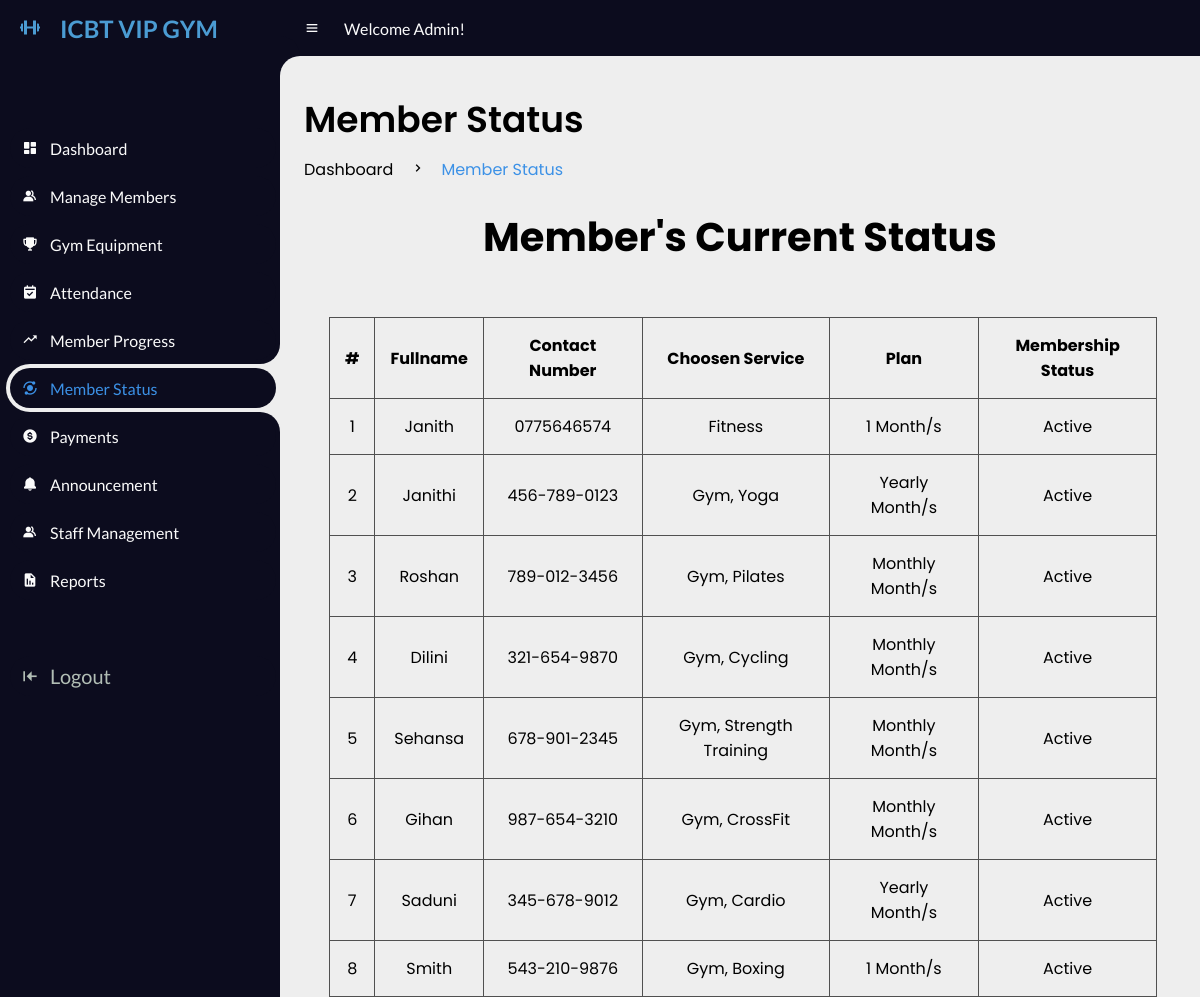
The page /1Admin/statusmb.php (signed in) on the database its author committed.
### tables this page shows
CREATE TABLE `members` (
  `user_id` int(11) NOT NULL,
  `fullname` varchar(20) NOT NULL,
  `email` varchar(20) NOT NULL,
  `password` varchar(100) NOT NULL,
  `gender` varchar(20) NOT NULL,
  `dor` date NOT NULL,
  `services` varchar(50) NOT NULL,
  `amount` int(100) NOT NULL,
  `paid_date` date NOT NULL,
  `p_year` int(11) NOT NULL,
  `plan` varchar(100) NOT NULL,
  `address` varchar(20) NOT NULL,
  `contact` varchar(100) NOT NULL,
  `status` varchar(20) NOT NULL DEFAULT 'Active',
  `attendance_count` int(100) NOT NULL,
  `ini_weight` int(100) NOT NULL DEFAULT 0,
  `curr_weight` int(100) NOT NULL DEFAULT 0,
  `ini_bodytype` varchar(50) NOT NULL,
  `curr_bodytype` varchar(50) NOT NULL,
  `progress_date` date NOT NULL,
  `reminder` int(11) NOT NULL DEFAULT 0
);

### 1Admin/statusmb.php (the view, shortened to what this page needs)
<!DOCTYPE html>
<html lang="en">
<head>
    <link href='https://unpkg.com/boxicons@2.0.9/css/boxicons.min.css' rel='stylesheet'>
    <link rel="stylesheet" href="css/style.css">
</head>
<body>
    <section id="sidebar">
        <a href="#" class="brand">
        <i class='bx bx-dumbbell bx-tada' ></i>
            <span class="text">ICBT VIP GYM</span>
        </a>
        <ul class="side-menu top">
            <li>
                <a href="index.php">
                    <i class='bx bxs-dashboard'></i>
                    <span class="text">Dashboard</span>
                </a>
            </li>
            <li>
                <a href="managemb.php">
                    <i class='bx bxs-group'></i>
                    <span class="text">Manage Members</span>
                </a>
            </li>
            <li>
                <a href="managegym.php">
                    <i class='bx bxs-trophy'></i>
                    <span class="text">Gym Equipment</span>
                </a>
            </li>
            <li>
                <a href="attendance.php">
                    <i class='bx bxs-calendar-check'></i>
                    <span class="text">Attendance</span>
                </a>
            </li>
            <li>
                <a href="progressmb.php">
                    <i class='bx bx-trending-up'></i>
                    <span class="text">Member Progress</span>
                </a>
            </li>
            <li class="active">
                <a href="statusmb.php">
                    <i class='bx bxs-analyse'></i>
                    <span class="text">Member Status</span>
                </a>
            </li>
            <li>
                <a href="paymentmb.php">
                    <i class='bx bxs-dollar-circle'></i>
                    <span class="text">Payments</span>
                </a>
            </li>
            <li>
                <a href="announcement.php">
                    <i class='bx bxs-bell'></i>
                    <span class="text">Announcement</span>
                </a>
            </li>
            <li>
                <a href="managestaff.php">
                    <i class='bx bxs-group'></i>
                    <span class="text">Staff Management</span>
                </a>
            </li>
            <li>
                <a href="report.php">
                    <i class='bx bxs-report'></i>
                    <span class="text">Reports</span>
                </a>
            </li>
        </ul>
        <ul class="side-menu">
            <li>
                <a href="../logout.php" class="logout">
                    <i class='bx bxs-arrow-to-left'></i>
                    <span class="text">Logout</span>
                </a>
            </li>
        </ul>
    </section>
    <section id="content">
        <nav>
            <i class='bx bx-menu'></i>
            <a class="nav-link">Welcome Admin!</a>
        </nav>
        <main>
            <div class="head-title">
                <div class="left">
                    <h1>Member Status</h1>
                    <ul class="breadcrumb">
                        <li>
                            <a href="#">Dashboard</a>
                        </li>
                        <li><i class='bx bx-chevron-right'></i></li>
                        <li>
                            <a class="active" href="statusmb.php">Member Status</a>
                        </li>
                    </ul>
                </div>
            </div>
            <div id="content2">
                <div id="content-header">
                    <br>
                    <h1 class="text-center" style="text-align:center; font-size: 40px;">Member's Current Status <i class="fas fa-eye"></i></h1>
                </div>
                <div class="container-fluid">
                    <div class="row-fluid">
                        <div class="span12">
                            <div class='widget-box'>
                                <div class='widget-title'> <span class='icon'> <i class='fas fa-th'></i> </span>
                                    <br>
                                </div>
                                <div class='widget-content nopadding'>
                                    <?php
                                    include "dbcon.php";
                                    $qry = "SELECT * FROM members";
                                    $cnt = 1;
                                    $result = mysqli_query($conn, $qry);
                                    echo "<table class='table table-bordered table-hover data-table'>
              <thead>
                <tr>
                  <th>#</th>
                  <th>Fullname</th>
                  <th>Contact Number</th>
                  <th>Choosen Service</th>
                  <th>Plan</th>
                  <th>Membership Status</th>
                </tr>
              </thead>";
                                    while ($row = mysqli_fetch_array($result)) { ?>
                                        <tbody>
                                            <td>
                                                <div class='text-center'><?php echo $cnt; ?></div>
                                            </td>
                                            <td>
                                                <div class='text-center'><?php echo $row['fullname']; ?></div>
                                            </td>
                                            <td>
                                                <div class='text-center'><?php echo $row['contact']; ?></div>
                                            </td>
                                            <td>
                                                <div class='text-center'><?php echo $row['services']; ?></div>
                                            </td>
                                            <td>
                                                <div class='text-center'><?php echo $row['plan']; ?> Month/s</div>
                                            </td>
                                            <td>
                                                <div class='text-center'><?php if ($row['status'] == 'Active') {
                                                                                echo '<i class="fas fa-circle" style="color:green;"></i> Active';
                                                                            } else if ($row['status'] == 'Expired') {
                                                                                echo '<i class="fas fa-circle" style="color:red;"></i> Expired';
                                                                            } else {
                                                                                echo '<i class="fas fa-circle" style="color:orange;"></i> Pending Reg';
                                                                            } ?></div>
                                            </td>
                                        </tbody>
                                    <?php
                                        $cnt++;
                                    }
                                    ?>
                                    </table>
                                </div>
                            </div>
                        </div>
                    </div>
                </div>
            </div>
        </main>
    </section>
</body>
</html>

### 1Admin/css/style.css (style rules this page uses)
* { margin: 0; padding: 0; box-sizing: border-box; }
a { text-decoration: none; }
li { list-style: none; }
:root { --poppins: 'Poppins', sans-serif; --lato: 'Lato', sans-serif; --light: #0C0C1E; --blue: #3C91E6; --light-blue: #CFE8FF; --grey: #060714; --dark-grey: #AAAAAA; --dark: #FBFBFB; --red: #DB504A; --yellow: #FFCE26; --gold: #FFC72C; --light-yellow: #FFF2C6; --orange: #FD7238; --light-orange: #FFE0D3; --light-green: hsl(160, 67%, 74%); --ice-blue: #4B9CD3; --Ash-Gray: #B2BEB5; }
html { overflow-x: visible; }
body { background: #eee; overflow-x: hidden; }
#sidebar { position: fixed; top: 0; left: 0; width: 280px; height: 100%; background: var(--light); z-index: 2000; font-family: var(--lato); transition: .3s ease; overflow-x: hidden; scrollbar-width: none; }
#sidebar .brand { font-size: 24px; font-weight: 700; height: 56px; display: flex; align-items: center; color: var(--ice-blue); position: sticky; top: 0; left: 0; background: var(--light); z-index: 500; padding-bottom: 20px; box-sizing: content-box; }
#sidebar .brand .bx { min-width: 60px; display: flex; justify-content: center; }
#sidebar .side-menu { width: 100%; margin-top: 48px; }
#sidebar .side-menu li { height: 48px; background: transparent; margin-left: 6px; border-radius: 48px 0 0 48px; padding: 4px; }
#sidebar .side-menu li.active { background: #eee; position: relative; }
#sidebar .side-menu li.active::before { content: ''; position: absolute; width: 40px; height: 40px; border-radius: 50%; top: -40px; right: 0; box-shadow: 20px 20px 0 #eee; z-index: -1; }
#sidebar .side-menu li.active::after { content: ''; position: absolute; width: 40px; height: 40px; border-radius: 50%; bottom: -40px; right: 0; box-shadow: 20px -20px 0 #eee; z-index: -1; }
#sidebar .side-menu li a { width: 100%; height: 100%; background: var(--light); display: flex; align-items: center; border-radius: 48px; font-size: 16px; color: var(--dark); white-space: nowrap; overflow-x: hidden; }
#sidebar .side-menu.top li.active a { color: var(--blue); }
#sidebar .side-menu li a.logout { color: var(--Ash-Gray); font-size: 20px; ; }
#sidebar .side-menu li a .bx { min-width: calc(60px - ((4px + 6px) * 2)); display: flex; justify-content: center; }
#content { position: sticky; width: calc(100% - 280px); left: 280px; transition: .3s ease; }
#content nav { height: 56px; background: var(--light); padding: 0 24px; display: flex; align-items: center; grid-gap: 24px; font-family: var(--lato); position: sticky; top: 0; left: 0; z-index: 1000; }
#content nav::before { content: ''; position: absolute; width: 40px; height: 40px; bottom: -40px; left: 0; border-radius: 50%; box-shadow: -20px -20px 0 var(--light); }
#content nav a { color: var(--dark); }
#content nav .bx.bx-menu { cursor: pointer; color: var(--dark); }
#content nav .nav-link { font-size: 16px; transition: .3s ease; }
#content main { width: 100%; padding: 36px 24px; font-family: var(--poppins); max-height: calc(100vh - 56px); overflow-y: hide; }
#content main .head-title { display: flex; align-items: center; justify-content: space-between; grid-gap: 16px; flex-wrap: wrap; }
#content main .head-title .left h1 { font-size: 36px; font-weight: 600; margin-bottom: 10px; color: black; }
#content main .head-title .left .breadcrumb { display: flex; align-items: center; grid-gap: 16px; }
#content main .head-title .left .breadcrumb li { color: black; }
#content main .head-title .left .breadcrumb li a { color: black; pointer-events: none; }
#content main .head-title .left .breadcrumb li a.active { color: var(--blue); pointer-events: unset; }

### 1Admin/statusmb.php (style rules this page uses)
table { border-collapse: collapse; width: 95%; margin: 25px; }
th,td { padding: 15px; text-align: center; border: 1px solid #505050; }
th { text-align: center; }

### rows shown on the page
members: fullname "Janith", contact "0775646574", services "Fitness", plan "1", status "Active"
members: fullname "Janithi", contact "456-789-0123", services "Gym, Yoga", plan "Yearly", status "Active"
members: fullname "Roshan", contact "789-012-3456", services "Gym, Pilates", plan "Monthly", status "Active"
members: fullname "Dilini", contact "321-654-9870", services "Gym, Cycling", plan "Monthly", status "Active"
members: fullname "Sehansa", contact "678-901-2345", services "Gym, Strength Training", plan "Monthly", status "Active"
members: fullname "Gihan", contact "987-654-3210", services "Gym, CrossFit", plan "Monthly", status "Active"
members: fullname "Saduni", contact "345-678-9012", services "Gym, Cardio", plan "Yearly", status "Active"
members: fullname "Smith", contact "543-210-9876", services "Gym, Boxing", plan "1", status "Active"
